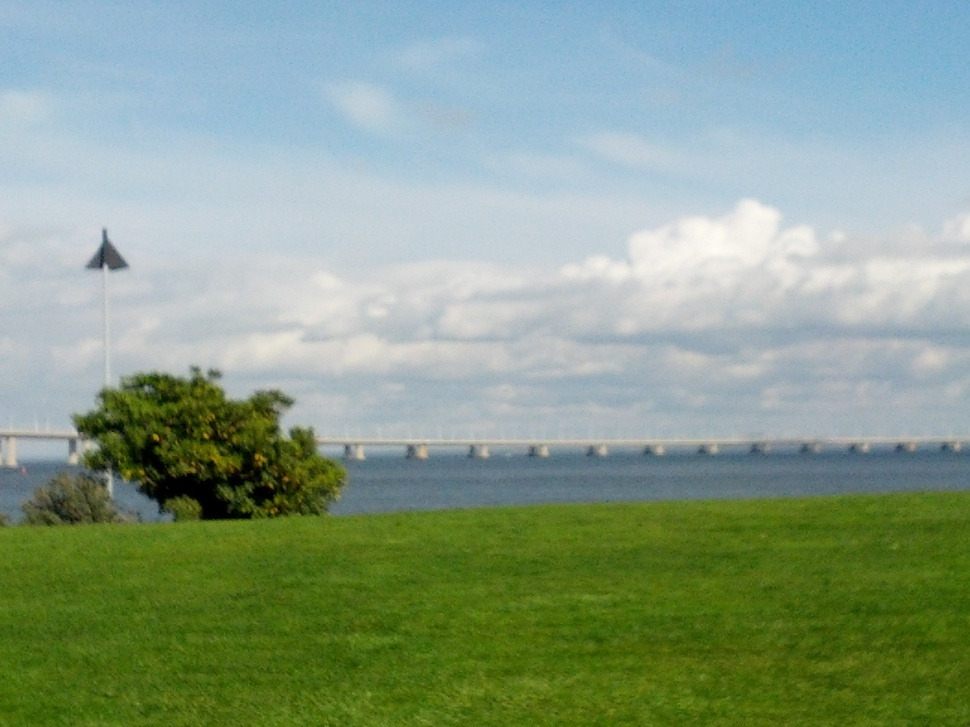
#> input picture scene00.jpg, 970 x 727 px, shrunk from 2592 x 1944 before the run, found by its file name; its folder holds only this picture in this run
$ jupyter execute --allow-errors IMAGE_classificator.ipynb   (shell and % lines are left out)   (older library calls are emulated)
#> lines starting #> are read from the running program, lines starting #| are printed output that depends on the picture
[cell 1]
import mahotas as mh
raw_dir = 'C:\\Users\\123\\Documents\\Python\\BuildingMachineLearningSystemsWithPython\\ch10\\'
image = mh.imread(raw_dir+'scene00.jpg')
#> image is the input picture: shape (727, 970, 3); mean R, G, B 136.3, 157.5, 136

[cell 2]
from matplotlib import pyplot as plt
import numpy as np
#plot graf in the same window :

plt.imshow(image)
plt.show()

#> (a cell that did not finish here is left out)

[cell 4]
columns = ['file']
#> (the rest of this cell did not finish here and is left out)

[cell 5]
raw_dir = 'C:\\Users\\123\\Documents\\Python\\BuildingMachineLearningSystemsWithPython\\SimpleImageDataset\\'

[cell 6]
import os
#> (the rest of this cell did not finish here and is left out)

#> (a cell that did not finish here is left out)

#> (a cell that did not finish here is left out)

[cell 9]
def hlp(x):
    if x[:4] == 'buil':
        z = 1
    elif x[:4] == 'scen':
        z = 2
    elif x[:4] == 'text':
        z = 3
    return(z)

#> (the rest of this cell did not finish here and is left out)

[cell 10]
from sklearn.ensemble import RandomForestClassifier
from sklearn import cross_validation
#> (the rest of this cell did not finish here and is left out)

[cell 11]
def chist(im):
    im = im // 64
    r,g,b = im.transpose((2,0,1))
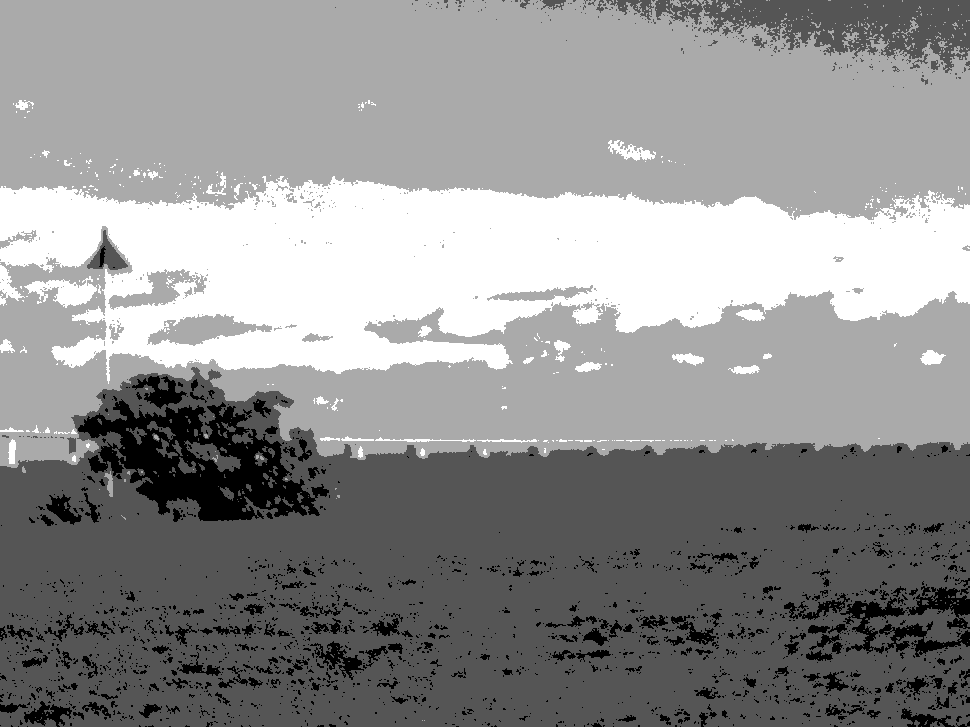
#> r: shape (727, 970); min 0, max 3, mean 1.7; drawn with min black and max white
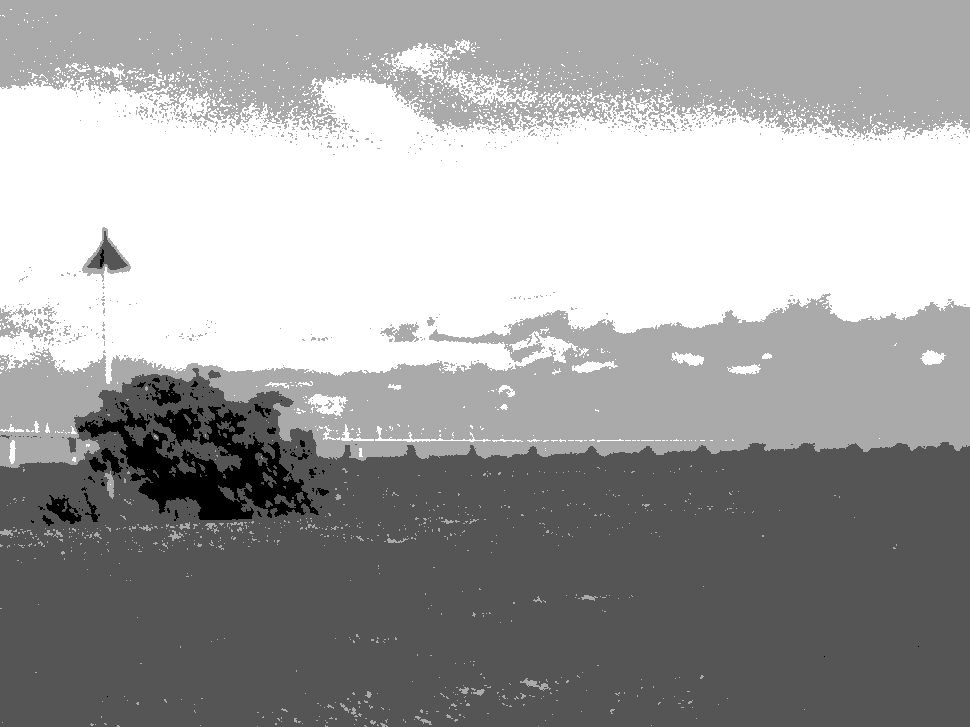
#> g: shape (727, 970); min 0, max 3, mean 1.91; drawn with min black and max white
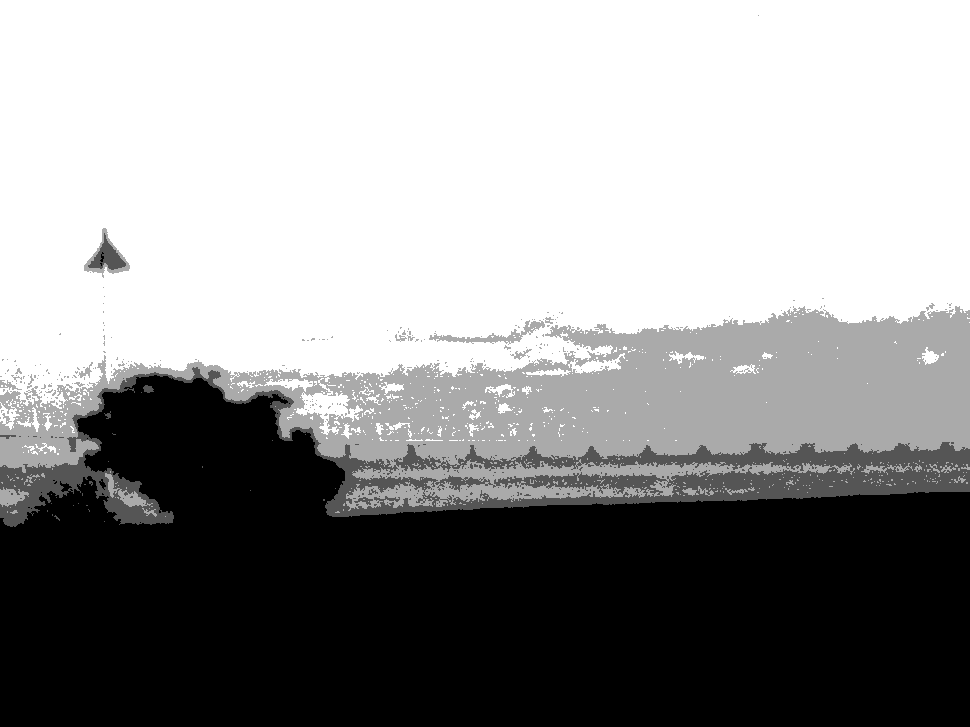
#> b: shape (727, 970); min 0, max 3, mean 1.77; drawn with min black and max white
    pixels = 1*r + 4*b +16*g
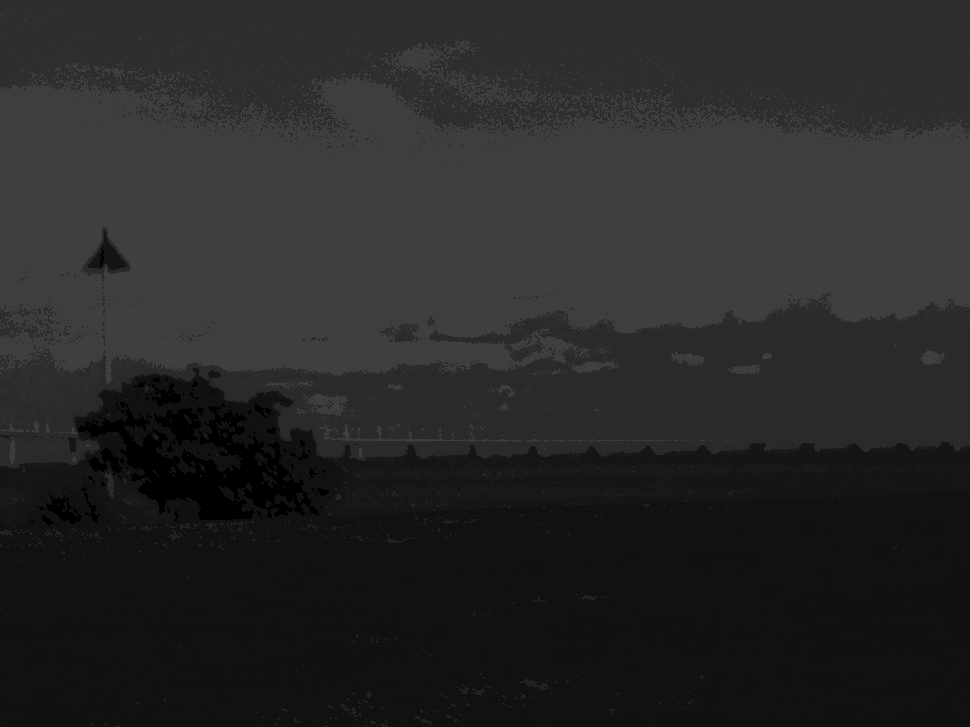
#> pixels: shape (727, 970); min 0, max 63, mean 39.4
    hist = np.bincount(pixels.ravel(), minlength=64)
#> hist = 64 values, max 197824 at index 17, min 0 at index 2, mean 11018.6
    hist = hist.astype(float)
    hist = np.log1p(hist)
#> hist = 64 values, max 12.2 at index 17, min 0 at index 2, mean 2.82
    return(hist)
len(chist(image))
#> Out = 64

[cell 12]
columns = ['file']
columns_1 = ['h_var_'+str(i) for i in range(0,len(chist(image)))]
#> columns_1 = 64 items, first 6: 'h_var_0', 'h_var_1', 'h_var_2', 'h_var_3', 'h_var_4', 'h_var_5'
columns.extend(columns_1)

#> (the rest of this cell did not finish here and is left out)
